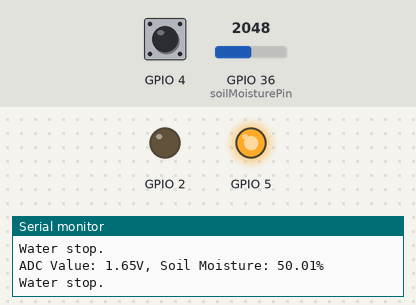
A program run on a simulated ESP32. On the bench: output pins drawn as LEDs (lit = HIGH), the last lines printed to the serial monitor. The test bench sets the inputs (shaded band); at power-on: GPIO 4 HIGH, GPIO 36 (soilMoisturePin) = 2048 (analog values on the 0–4095 scale). WiFi joins after 1.5 s; servers stay silent unless stated.

Above: at 4.7 s.
4.8 s: GPIO 4 pulled LOW for 1 s
At 6.3 s:
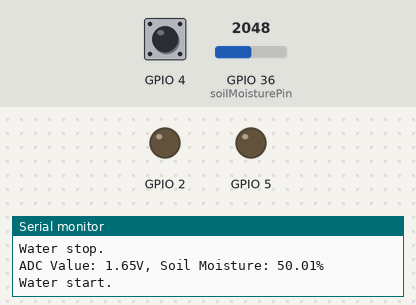
7.3 s: GPIO 4 pulled LOW for 3.2 s
At 11.7 s:
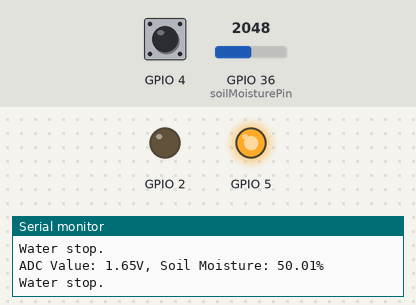
Timing chart, 0 to 13.2 s (numbered marks = the images above; inputs shaded):
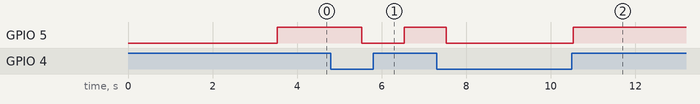

The program:

main.cpp
```cpp
#include <WiFi.h>
#include <WiFiClient.h>
#include <WebServer.h>
#include <ESPmDNS.h>
#include <Arduino.h> // 显式包含 Arduino.h 头文件

const char* ssid = "Radio_Tower";
const char* password = "xmjxmj777";

WebServer server(80);

// The pin to which the soil moisture sensor is connected
const int soilMoisturePin = 36;
const int dryValue = 0; // Value when soil is dry
const int wetValue = 4095; // Value when soil is wet

// Function to read soil moisture percentage
float readSoilMoisturePercentage() {
  int soilMoistureValue = analogRead(soilMoisturePin);
  // Map the raw value to a percentage with floating - point precision
  float moisturePercentage = ((float)(soilMoistureValue - dryValue) / (float)(wetValue - dryValue)) * 100.0;
  // Make sure the percentage is within the 0 - 100 range
  return constrain(moisturePercentage, 0, 100);
}

// Function to handle requests to the root path
void handleRoot();

// Function to handle requests for non - existent pages
void handleNotFound();

void handleRoot()
{
  float moisturePercentage = readSoilMoisturePercentage();

  char moisturePercentageStr[8];
  dtostrf(moisturePercentage, 4, 2, moisturePercentageStr);

  // Build the HTTP response with auto - refresh meta tag
  String html = "<html><head>";
  html += "<meta http-equiv='refresh' content='5'>"; // Refresh every 5 seconds
  html += "</head><body>";
  html += "<h1>Soil Moisture Sensor Reading</h1>";
  html += "<p>Soil Moisture Value: ";
  html += moisturePercentageStr;
  html += "%</p>";
  html += "</body></html>";

  // Send the HTTP response
  server.send(200, "text/html", html);
}

void handleNotFound() {
  digitalWrite(2, 1);
  String message = "File Not Found\n\n";
  message += "URI: ";
  message += server.uri();
  server.send(404, "text/plain", message);
  digitalWrite(2, 0);
}

void setup() {
  // Initialize serial communication
  Serial.begin(9600);
  Serial.println("Starting setup...");

  // Set pin modes
  pinMode(2, OUTPUT);
  pinMode(5, OUTPUT);
  pinMode(4, INPUT_PULLUP);

  // Set ADC resolution
  analogReadResolution(12);

  // WiFi setup
  WiFi.mode(WIFI_STA);
  WiFi.begin(ssid, password);

  while (WiFi.status() != WL_CONNECTED)
  {
    delay(500);
    Serial.print(".");
  }
  Serial.println("");
  Serial.printf("WiFi connected success!! IP: %s\n", WiFi.localIP().toString().c_str());

  // Start MDNS responder
  if (MDNS.begin("esp32"))
  {
    Serial.println("MDNS responder started");
  }

  // Define server routes
  server.on("/", handleRoot);
  server.on("/inline", []() {
    server.send(200, "text/plain","this work as well");
  });
  server.onNotFound(handleNotFound);

  // Start the server
  server.begin();
  Serial.println("HTTP server started");

  delay(2000);
}

void loop() {
  float moisturePercentage = readSoilMoisturePercentage();
  int adcValue = analogRead(36);
  float voltage = adcValue * 3.3 / 4095;
  Serial.printf("ADC Value: %.2fV, Soil Moisture: %.2f%%\n", voltage, moisturePercentage);

  // Check input on pin 4 and control output on pin 5
  if(digitalRead(4) == HIGH) {
    Serial.println("Water stop.");
    digitalWrite(5, HIGH);
  }
  else {
    Serial.println("Water start.");
    digitalWrite(5, LOW);
  }

  // Handle incoming client requests
  server.handleClient();

  delay(1000);
}
```

Measured:
- after the input at 4.8 s, GPIO 5: HIGH → LOW after 0.73 s, → HIGH 1.0 s later
- after the input at 7.3 s, GPIO 5: HIGH → LOW after 0.23 s, → HIGH 3.0 s later
